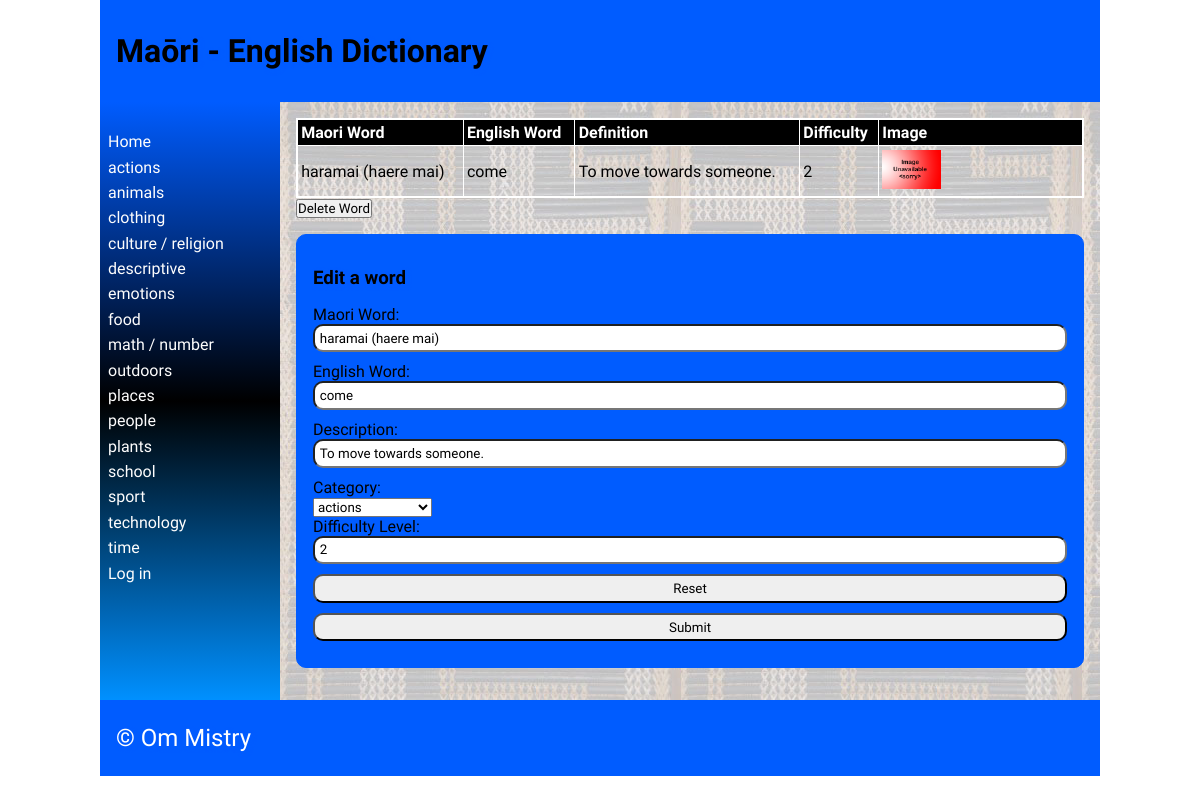
/detail/1, run on the app's committed database.
### tables this page shows
CREATE TABLE "category"
(
	id INTEGER
		constraint category_pk
			primary key autoincrement,
	category_name varchar(69) not null
);

CREATE TABLE "words"
(
	maori varchar(69),
	english varchar(69),
	category integer,
	definition varchar(100),
	levels integer,
	images varchar(69),
	id integer
		constraint words_pk
			primary key autoincrement,
	date_added integer default 0
, user_id integer);

### app.py (the view, shortened to what this page needs)
@app.route('/detail/<word_id>', methods=["POST", "GET"])
def render_detailpage(word_id):
    print(request.method)
    con = create_connection(DB_NAME)
    query = "SELECT id, maori, english, definition, levels, images FROM words WHERE id=?"
    cur = con.cursor()
    cur.execute(query, (word_id,))
    definition = cur.fetchall()[0]
    print(word_id)
    return render_template('detail.html', definition=definition, logged_in=is_logged_in(),
                           categories=fetch_categories(),
                           deleting=intention("delete"))

### app.py (called while the page is built)
def intention(button):
    if button in request.form:
        return True
    else:
        return False

def create_connection(db_file):
    try:
        connection = sqlite3.connect(db_file)
        return connection
    except Error as e:
        print(e)
    return None

def fetch_categories():
    con = create_connection(DB_NAME)
    query = "SELECT id, category_name FROM category"
    cur = con.cursor()
    cur.execute(query)
    categories = cur.fetchall()
    con.close()
    return categories

def is_logged_in():
    if session.get("email") is None:
        print("you are not logged in")
        return False
    else:
        print("you are logged in")
        return True

### templates/detail.html (shortened to what this page needs)
{% extends 'base.html' %}
{% block heading %}Maōri - English Dictionary{% endblock %}
{% block main %}
    <table>
        <tr>
            <th>Maori Word</th>
            <th>English Word</th>
            <th>Definition</th>
            <th>Difficulty</th>
            <th>Image</th>
        </tr>
        <tr>
            <td>{{ definition[1] }}</td>
            <td>{{ definition[2] }}</td>
            <td>{{ definition[3] }}</td>
            <td>{{ definition[4] }}</td>
            <td><img style="width:30%;" src="/static/images/{{ definition[5] }}"></td>
        </tr>
    </table>
<form method="POST">
    {% if deleting %}
        <div class="form-element">Are you sure?<input type="submit" name="delete_confirm" value="Yes">/<input type="submit" value="No"></div>
    {% else %}
    <div class="form-element">
         <input type="submit" name="delete" value="Delete Word">
    </div>
    </form>
{% endif %}
        <form class="dataForm" method="POST">
            <h3>Edit a word</h3>
        <div class="form-group">
            <div class="form-label"><label for="MaoriWord">Maori Word:</label></div>
            <div class="form-element"><input type="text" name="MaoriWord" id="MaoriWord" value="{{ definition[1] }}" required></div>
        </div>
        <div class="form-group">
            <div class="form-label"><label for="EnglishWord">English Word:</label></div>
            <div class="form-element"><input type="text" name="EnglishWord" id="EnglishWord" value="{{ definition[2] }}" required></div>
        </div>
        <div class="form-group">
            <div class="form-label"><label for="Definitions">Description:</label></div>
            <div class="form-element"><input type="text" name="Definitions" id="Definitions"  value="{{ definition[3] }}" required></div>
        </div>
        <div class="form-group">
                <div class="form-label"><label for="Category">Category:</label></div>
                <div class="form-element">
                    <select name="Category" id='Category'>
                        {% for category in categories %}
                            <option value="{{ category[0] }}">{{ category[1] }}</option>
                        {% endfor %}
                    </select>
                </div>
            </div>
            <div class="form-group">
            <div class="form-label"><label for="Difficulty Level">Difficulty Level:</label></div>
            <div class="form-element"><input type="number" name="Difficulty Level" id="Difficulty Level" min="1" max="10" step="1" value="{{ definition[4] }}" required></div>
        </div>
        <div class="form-group">
            <div class="form-element"><input type="reset"></div>
        </div>
        <div class="form-group">
            <div class="form-element"><input type="submit"></div>
        </div>
    </form>
{% endblock %}

### templates/base.html (shortened to what this page needs)
<!doctype html>
<html lang="en">
<head>
   <link href="{{ url_for('static', filename='css/style.css') }}" rel="stylesheet">
</head>
<body>
   <div id="container">
      <header>
         <h1>{% block heading %}{% endblock %}</h1>
      </header>
      <nav>
         <ul>
                <li><a href="\">Home</a></li>
                {% for category in categories %}
                <li><a href="/categories/{{ category[0] }}">{{category[1]}}</a></li>
                {% endfor %}
         <li>
             {% if logged_in %}<a href="/logout">Log out</a>{% else %}
             <a href="/login">Log in</a></li>{% endif %}
         </ul>
      </nav>
      <main>
            {% block main%}{% endblock %}
        </main>
      <footer>
         <p>
            &copy; Om Mistry
         </p>
      </footer>
   </div>
</body>
</html>

### static/css/style.css (style rules this page uses)
* { font-family: Comfortaa, sans-serif; margin: 0; padding: 0; box-sizing: border-box; }
#container { display: grid; grid-template-columns: 75px auto; grid-template-areas: 'nav header' 'main main' 'footer footer'; }
header { grid-area: header; background-color: #005cff; padding: 1rem; }
nav { grid-area: nav; }
main { grid-area: main; padding: 1rem; background-color: #005cff; }
h1, h2, h3, h4 { padding: 1rem 0; font-family: 'Suez One', serif; color: #000000; text-shadow: 2px 2px 4px #005cff; }
p { padding: 0.5rem 0; }
a { color: #ffffff; }
.dataForm { margin: 1rem 0; border: 1px solid #005cff; padding: 1rem; background-color: #005cff; border-radius: 10px; }
.dataForm input, textarea { width: 100%; border-radius: 10px; padding: 0.3rem; margin-bottom: 10px; }
table { width: 100%; border: 2px solid #ffffff; border-collapse: collapse; }
th, td { border: 1px solid #ffffff; padding: 0.2rem; text-align: left; }
th { background-color: #000000; color: #ffffff; }
footer { grid-area: footer; padding: 1rem; background-color: #005cff; }
footer p { color: #ffffff; text-shadow: 2px 2px 4px #005cff; font-size: 1.5rem; }
@media only screen and (min-width: 768px) { #container { grid-template-columns: 180px auto; grid-template-areas: 'header header' 'nav main' 'footer footer'; } }
@media only screen and (min-width: 768px) { nav { background: linear-gradient(180deg, rgb(0, 92, 255) 0%, rgb(0, 0, 0) 50%, rgb(0, 144, 255) 100%); padding: 0.5rem; } }
@media only screen and (min-width: 768px) { nav ul { list-style: none; } }
@media only screen and (min-width: 768px) { nav li { padding: 0.2rem 0; } }
@media only screen and (min-width: 768px) { nav a { color: #fdfdfd; text-decoration: none; } }
@media only screen and (min-width: 768px) { main { background-image: url('static/images/poutama.jpg'); } }
@media only screen and (min-width: 1000px) { #container { width: 1000px; margin: auto; } }

### data on the page
category: category_name "actions"
category: category_name "animals"
category: category_name "clothing"
category: category_name "culture / religion"
category: category_name "descriptive"
category: category_name "emotions"
category: category_name "food"
category: category_name "math / number"
category: category_name "outdoors"
category: category_name "places"
category: category_name "people"
category: category_name "plants"
category: category_name "school"
category: category_name "sport"
category: category_name "technology"
category: category_name "time"
words: maori "haramai (haere mai)", english "come", definition "To move towards someone.", levels "2", images (placeholder picture), MaoriWord "haramai (haere mai)", EnglishWord "come", Definitions "To move towards someone."

### other printed values
form field Category "actions"
